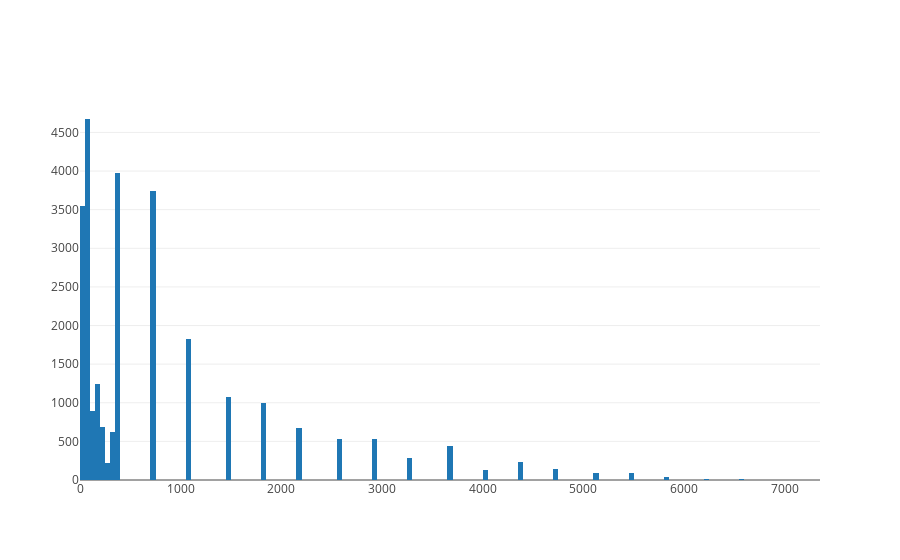

Notebook code cell kept with this figure:
### Code cell
iplot([go.Histogram(x = ages)])

### Figure 1 — Plotly figure (JSON) as saved in the notebook; plotly's stock layout.template omitted (floating-point values rounded to 4 significant figures; data arrays with more than 128 entries replaced by an {"elided": "..."} marker saying what was removed)
{"data": [{"type": "histogram", "x": {"elided": "26729 int values"}}], "layout": {}}
